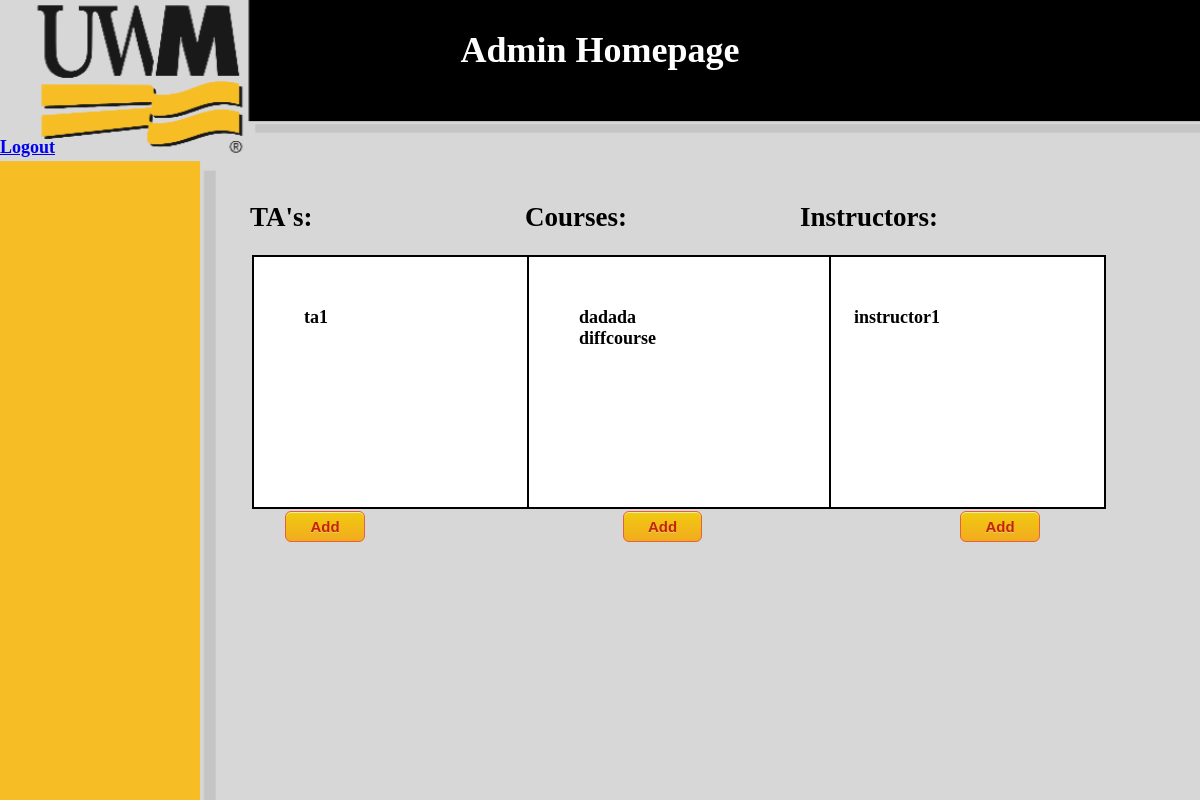
Before: /admin_home/ with the older database file.
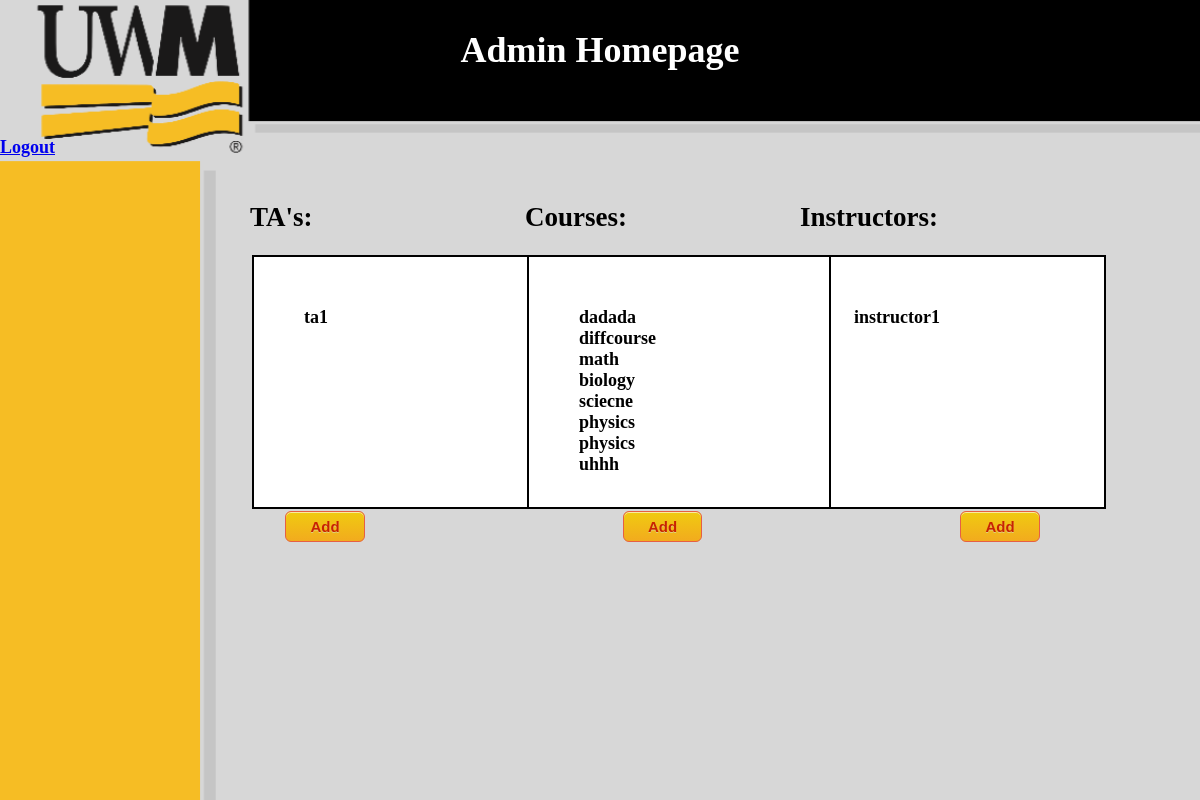
After: the same page with the newer database file.
### TAApp/models.py (models this page shows)
class TA(models.Model):
    name = models.CharField(max_length=20, null=True)
    project_manager = models.ForeignKey(Instructor, on_delete=models.CASCADE, null=True)
    def __str__(self):
        return self.name

class Course(models.Model):
    name = models.CharField(max_length=20, null=True)
    description = models.CharField(max_length=50, null=True)
    project_manager = models.ForeignKey(Administrator, on_delete=models.CASCADE, null=True, blank=True, default="")
    instructor = models.ForeignKey(Instructor, on_delete=models.CASCADE, default="")
    instructorTA = models.ForeignKey(TA, on_delete=models.CASCADE, default="")

class Instructor(models.Model):
    name = models.CharField(max_length=20, null=True)
    project_manager = models.ForeignKey(Administrator, on_delete=models.CASCADE, null=True)
    def __str__(self):
        return self.name

### TAApp/views.py (the view)
# urls.py: path('admin_home/', Admin_home.as_view()),
class Admin_home(View):
    def get(self, request):
        TAList = list(map(str, TA.objects.all()))
        InstructorList = list(map(str, Instructor.objects.all()))
        CourseList = list(Course.objects.all())
        return render(request, "admin_home.html", {"TAs": TAList, "instructors": InstructorList, "courses": CourseList})

### templates/admin_home.html (shortened to what this page needs)
{% load static %}
<link rel="stylesheet" type="text/css" href="{% static '/css/style.css' %}"/>
<!DOCTYPE html>
<html lang="en">
<head>
</head>
<body>
<div class="bg">
    <div class="HeaderHome"></div>
<h1 class="home">Admin Homepage</h1>
<br/>
<br/>
<a href="/login/">Logout</a>
    <br/>
    <br/>
  <div class="column_left">
      <div class="Left">
      <div class="left">
      <h2>TA's:</h2>
      <form action="/admin_home/"  id = "TAs" method="post">
      <div id="TAList">
    {% for i in TAs %}
    {{ i }}<br/>
    {% endfor %}
      </div>
</form>
        <form action ="/TAs/">
          <input type="submit" value="Add">
        </form>
  </div>
  </div>
  </div>
  <div class="column_center">
        <div class="Left">
            <h2>Courses:</h2>
      <form action="/admin_home/"  id = "Courses" method="post">
      <div id="CourseList">
    {% for course in courses %}
    {{ course.name }}<br/>
    {% endfor %}
      </div>
</form>
        <form action ="/courses/">
            <input type="submit" value="Add">
        </form>
  </div>
  </div>
  <div class="column_right">
            <h2>Instructors:</h2>
      <form action="/admin_home/"  id = "Instructors" method="post">
      <div id="InstructorList">
    {% for i in instructors %}
    {{ i }}<br/>
    {% endfor %}
      </div>
</form>
              <form action ="/instructors/">
          <input type="submit" value="Add">
        </form>
</div>
</div>
</body>
</html>

### TAApp/static/css/style.css (style rules this page uses)
input[type=button], input[type=submit] { box-shadow:inset 0px 1px 0px 0px #f9eca0; background:linear-gradient(to bottom, #f0c911 5%, #f2ab1e 100%); background-color:#f0c911; border-radius:6px; border:1px solid #e65f44; display:inline-block; cursor:pointer; color:#c92200; font-family:Arial; font-size:15px; font-weight:bold; padding:6px 24px; text-decoration:none; text-shadow:0px 1px 0px #ded17c; margin: 0 auto; display: block; }
.center, h1 { text-align: center; margin-left:auto; margin-right:auto; }
body, html { font-family: "Trebuchet MS"; font-size: large; font-weight: bold; height: 100%; margin: 0; }
.bg { background-image: url("../images/background.png"); height: 100%; background-position: center; background-repeat: no-repeat; background-size: cover; background-position: initial; }
.left { padding-left: 125px; }
.column_left { float: left; width: 33.333%; }
.column_right { float: right; width: 33.333%; }
.column_center { display: inline-block; width: 33.333%; }
#TAs,#Courses,#Assignments, #Instructors, #labs { background-color: white; width: 200px; height: 150px; border: 2px solid black; padding: 50px; margin: 2px; }
.home { color: white; }
.HeaderHome { height: 5px; }

Changed rows visible on the page:
added Course: name "math"
added Course: name "biology"
added Course: name "sciecne"
added Course: name "physics"
added Course: name "physics"
added Course: name "uhhh"
